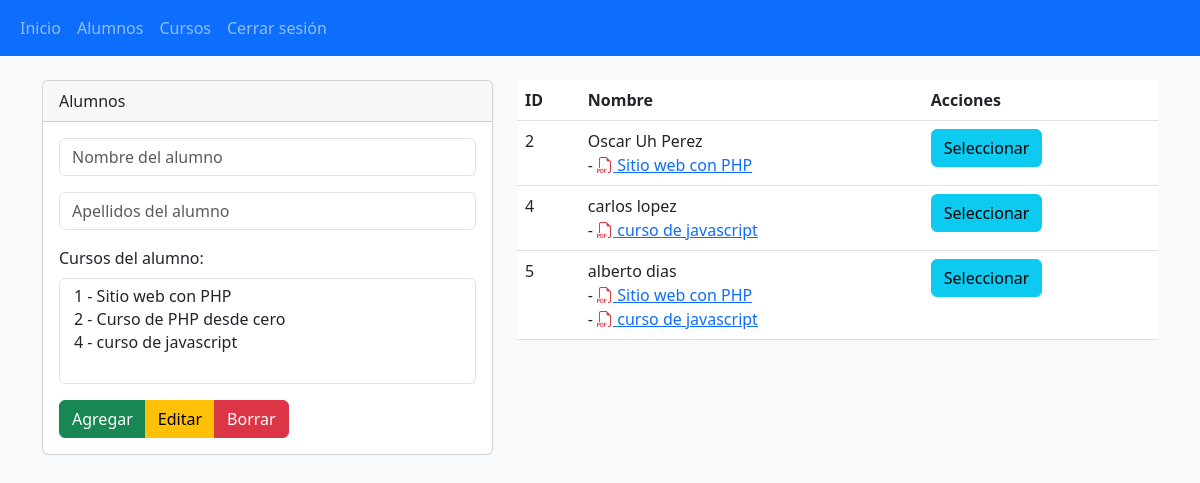
The page /secciones/vista_alumnos.php (signed in) on the database its author committed.
### tables this page shows
CREATE TABLE `alumnos` (
  `id` int(11) NOT NULL,
  `nombre` varchar(255) NOT NULL,
  `apellidos` varchar(255) NOT NULL
);

CREATE TABLE `cursos` (
  `id` int(255) NOT NULL,
  `nombre_curso` varchar(255) NOT NULL
);

### secciones/alumnos.php (called while the page is built, shortened)
<?php
$conexionBD = BD::crearInstancia();
$nombre = isset($_POST['nombre']) ? $_POST['nombre'] : '';
$apellidos = isset($_POST['apellidos']) ? $_POST['apellidos'] : '';
$sql = "SELECT * FROM `alumnos`";
$listaAlumnos = $conexionBD->query($sql);
$alumnos = $listaAlumnos->fetchAll();
foreach ($alumnos as $clave => $alumno) {
	$sql = "SELECT * FROM cursos WHERE id IN (SELECT idcurso FROM alumnos_cursos WHERE idalumno=:idalumno)";
	$consulta = $conexionBD->prepare($sql);
	$consulta->bindParam(':idalumno', $alumno['id']);
	$consulta->execute();
	$cursosAlumno = $consulta->fetchAll();
	$alumnos[$clave]['cursos'] = $cursosAlumno;
}
$sql = "SELECT * FROM cursos";
$listaCursos = $conexionBD->query($sql);
$cursos = $listaCursos->fetchAll();
?>

### secciones/vista_alumnos.php (the view, shortened to what this page needs)
<?php include "../templates/cabecera.php"; ?>
<?php include "alumnos.php"; ?>
<div class="row">
	<div class="col-md-5">
		<form action="" method="post">
			<div class="card">
				<div class="card-header">
					Alumnos
				</div>
				<div class="card-body">
					<div class="mb-3">
						<input
							class="form-control"
							type="text"
							name="nombre"
							id="nombre"
							value="<?php echo $nombre; ?>"
							placeholder="Nombre del alumno"
							autocomplete="off"
							required
						/>
					</div>
					<div class="mb-3">
						<input
							class="form-control"
							type="text"
							name="apellidos"
							id="apellidos"
							value="<?php echo $apellidos; ?>"
							placeholder="Apellidos del alumno"
							autocomplete="off"
							required
						/>
					</div>
					<div class="mb-3">
						<label for="" class="form-label">Cursos del alumno:</label>
						<select multiple class="form-control" name="cursos[]" id="listaCursos">
							<?php foreach ($cursos as $curso){ ?>
								<option
									<?php
										if(!empty($arregloCursos)):
											if(in_array($curso['id'], $arregloCursos)):
												echo 'selected';
											endif;
										endif;
									?>
									value="<?php echo $curso['id']; ?>"
								>
								</option>
							<?php }?>
						</select>
					</div>
					<div class="btn-group" role="group">
						<button type="submit" name="accion" value="agregar" class="btn btn-success">Agregar</button>
						<button type="submit" name="accion" value="editar" class="btn btn-warning">Editar</button>
						<button type="submit" name="accion" value="borrar" class="btn btn-danger">Borrar</button>
					</div>
				</div>
			</div>
		</form>
	</div>
	<div class="col-md-7 mt-4 mt-md-0">
		<table class="table">
			<thead>
				<tr>
					<th>ID</th>
					<th>Nombre</th>
					<th>Acciones</th>
				</tr>
			</thead>
			<tbody>
				<?php foreach ($alumnos as $alumno){ ?>
					<tr>
						<td><?php echo $alumno['id']; ?></td>
						<td class="mb-4">
							<?php echo $alumno['nombre']; ?> <?php echo $alumno['apellidos']; ?>
							<br />
							<?php foreach ($alumno["cursos"] as $curso){ ?>
								- <a href="certificado.php?idcurso=<?php echo $curso['id']; ?>&idalumno=<?php echo $alumno['id']; ?>">
									<i class="bi bi-filetype-pdf text-danger"></i> <?php echo $curso["nombre_curso"]; ?>
									</a><br />
							<?php }?>
						</td>
						<td>
							<form action="" method="post">
								<input class="btn btn-info" type="submit" value="Seleccionar" name="accion" />
							</form>
						</td>
					</tr>
				<?php }?>
			</tbody>
		</table>
	</div>
</div>
<link href="https://cdn.jsdelivr.net/npm/tom-select@2.2.2/dist/css/tom-select.css" rel="stylesheet" />
<?php include "../templates/pie.php"; ?>

### templates/cabecera.php (shortened to what this page needs)
<!DOCTYPE html>
<html lang="es">
  <head>
    <link rel="stylesheet" type="text/css" href="https://cdn.jsdelivr.net/npm/bootstrap@5.3.0/dist/css/bootstrap.min.css" />
    <link rel="stylesheet" href="https://cdn.jsdelivr.net/npm/bootstrap-icons@1.10.5/font/bootstrap-icons.css" />
	  <link rel="stylesheet" type="text/css" href="../src/styles/index.css" />
  </head>
  <body class="select-none bg-light">
    <nav class="navbar navbar-expand-lg bg-primary navbar-dark">
      <div class="container-fluid">
        <div class="collapse navbar-collapse" id="navbarNav">
          <ul class="navbar-nav">
            <li class="nav-item">
              <a class="nav-link" href="index.php">Inicio</a>
            </li>
            <li class="nav-item">
              <a class="nav-link" href="vista_alumnos.php">Alumnos</a>
            </li>
            <li class="nav-item">
              <a class="nav-link" href="vista_cursos.php">Cursos</a>
            </li>
            <li class="nav-item">
              <a class="nav-link" href="cerrar.php">Cerrar sesión</a>
            </li>
          </ul>
        </div>
      </div>
    </nav>
    <div class="container mt-4">

### templates/pie.php (shortened to what this page needs)
    </div>
  </body>
</html>

### src/styles/index.css (style rules this page uses)
.select-none { user-select: none; }

### rows shown on the page
alumnos: id "2", nombre "Oscar", apellidos "Uh Perez"
cursos: $curso['id'] 1 (drawn), nombre_curso "Sitio web con PHP"
alumnos: id "4", nombre "carlos", apellidos "lopez"
cursos: $curso['id'] 4 (drawn), nombre_curso "curso de javascript"
alumnos: id "5", nombre "alberto", apellidos "dias"
